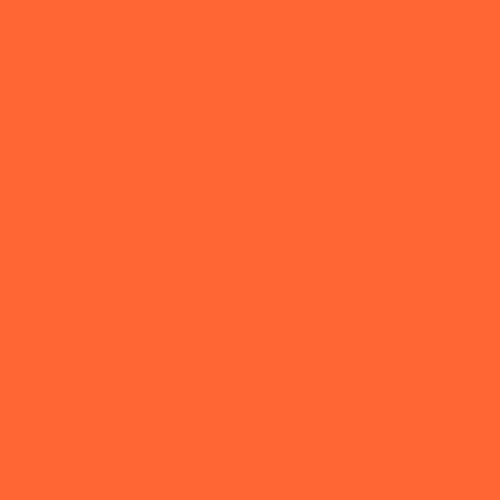
#> input picture ColorDetector/dataseribu/data_coba/orange.png, 500 x 500 px
$ jupyter execute --allow-errors color-classification-knn.ipynb   (shell and % lines are left out)
#> lines starting #> are read from the running program, lines starting #| are printed output that depends on the picture
# Color Classification

[cell 1]
import os
import pandas as pd
import numpy as np
import cv2
from mpl_toolkits import mplot3d
from matplotlib import pyplot as plt
from sklearn.model_selection import train_test_split
from sklearn.neighbors import KNeighborsClassifier
from sklearn.metrics import accuracy_score

[cell 2]
citra = cv2.cvtColor(cv2.imread('./data_coba/orange.png'), cv2.COLOR_BGR2RGB)
print(citra)
#> (printed output is left out)
plt.imshow(citra)

[cell 3]
rgb = []
color = []

for dirname, _, filenames in os.walk('./training_dataset'):
    for filename in filenames:
        image = cv2.cvtColor(cv2.imread(os.path.join(dirname, filename)), cv2.COLOR_BGR2RGB)
        rgb.append(image[0][0])
        color.append(dirname[19:])

[cell 4]
rgb_df = pd.DataFrame(np.array(rgb), columns=['red', 'green', 'blue'])
rgb_df.head()

[cell 5]
color_df = pd.DataFrame(
    {
        'color': color
    }
)

color_df.head()

[cell 6]
df = rgb_df.join(color_df)
df.head()

[cell 7]
df.info()

[cell 8]
df['color'].nunique()

[cell 9]
red = df['red']
green = df['green']
blue = df['blue']

[cell 10]
fig = plt.figure()
ax = plt.axes(projection='3d')

ax.scatter(red, green, blue, c=df['color'])
ax.set(title='scatter RGB 3d',
      xlabel='red',
      ylabel='green',
      zlabel='blue')
plt.show()
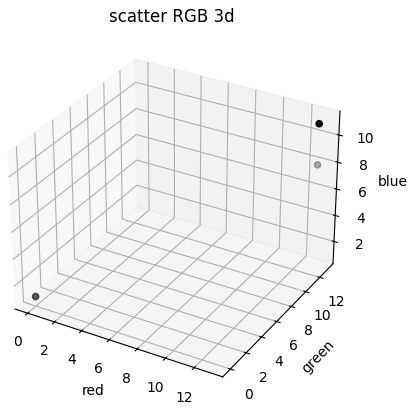
#> figure drawn by matplotlib, 1 panel

[cell 11]
X = df.iloc[:, 0:3]
y= df.iloc[:, -1]

[cell 12]
X_train, X_test, y_train, y_test = train_test_split(X, y, test_size=0.3, random_state=0)

[cell 13]
y_train.count()

[cell 14]
y_test.count()

[cell 15]
y_train.value_counts()

[cell 16]
y_test.value_counts()

[cell 17]
k = 30
neighbors = []
accuracy = []

#> (the rest of this cell did not finish here and is left out)

[cell 18]
plt.plot(neighbors, accuracy)
plt.xlabel('neighbors')
plt.ylabel('accuracy')
plt.show()
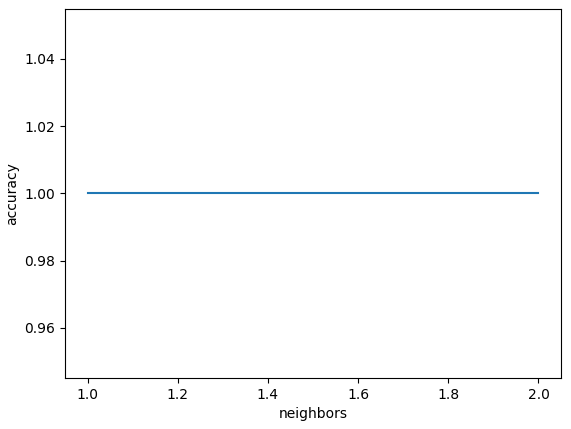
#> figure drawn by matplotlib, 1 panel

[cell 19]
accuracy_df = pd.DataFrame(
    {
        'neighbors': neighbors,
        'accuracy': accuracy
    }
)

accuracy_df.head(5)

[cell 20]
knn = KNeighborsClassifier(n_neighbors=3, weights='distance', metric='euclidean')
knn = knn.fit(X_train, y_train)

#> (a cell that did not finish here is left out)

[cell 22]
pd.DataFrame(
    {
        'y_actual': y_test,
        'y_predict': y_pred
    }
)

[cell 23]
accuracy_score(y_test, y_pred)

[cell 24]
print(X_test.head())

[cell 25]
citra = cv2.cvtColor(cv2.imread('./data_coba/orange.png'), cv2.COLOR_BGR2RGB)
plt.imshow(citra)

[cell 26]
rgb2 = []
image = cv2.cvtColor(cv2.imread('./data_coba/orange.png'), cv2.COLOR_BGR2RGB)

# [4 lines of commented-out code are left out]
rgb2.append(image[0][0])

print(rgb2)
#| [array([255, 102,  51], dtype=uint8)]

[cell 27]
rgb_df2 = pd.DataFrame(np.array(rgb2), columns=['red', 'green', 'blue'])
#> rgb_df2 = table of 1 rows and 3 columns
rgb_df2.head()
#> Out = table of 1 rows and 3 columns
